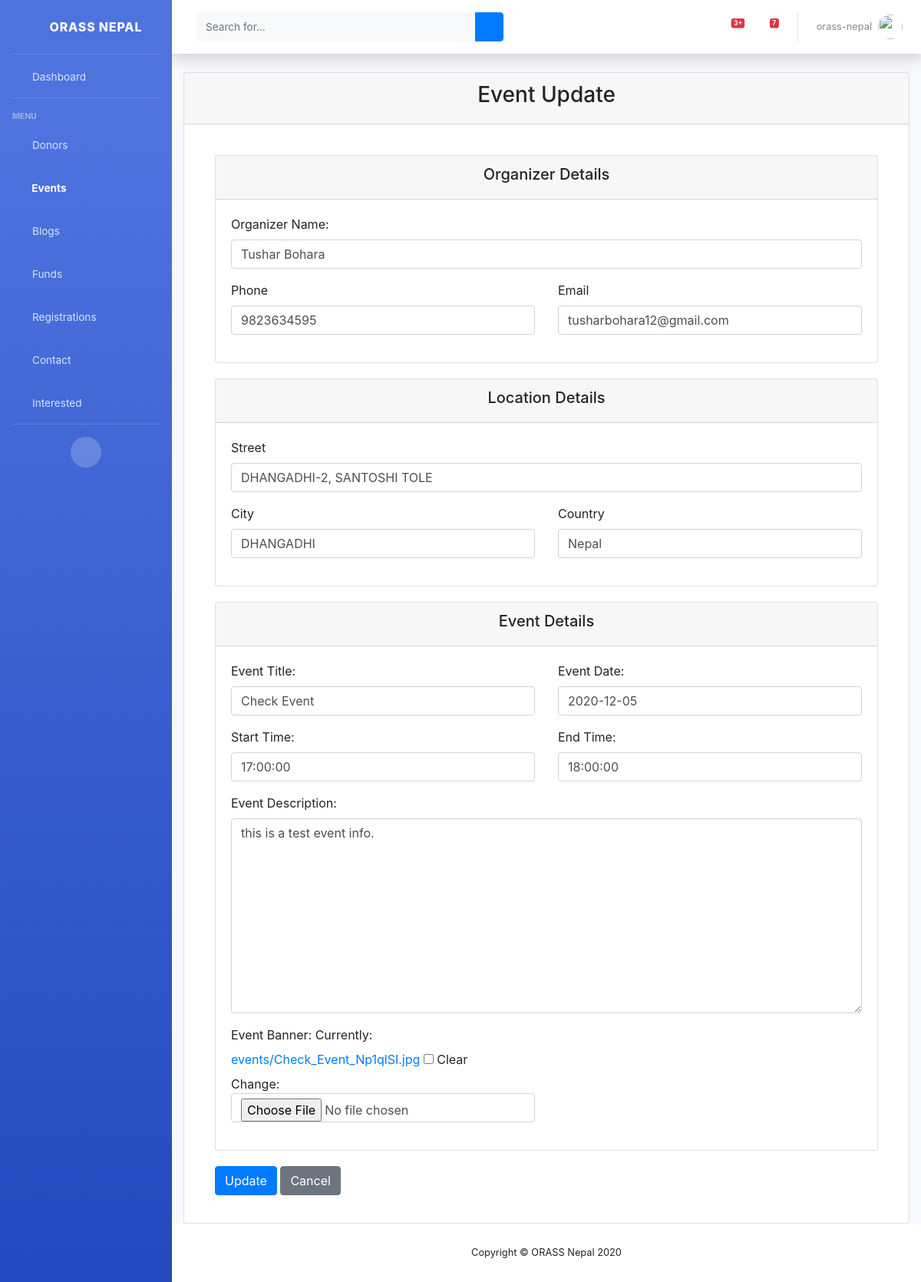
Screenshot of /view/events/1/update/ (signed in) with the database file from the repository.
### web/models.py (models this page shows, shortened)
class Event(models.Model):
    date = models.DateField()
    start = models.TimeField()
    end = models.TimeField()
    title = models.CharField(max_length=255)
    address_street = models.CharField(max_length=255)
    address_city = models.CharField(max_length=100)
    address_country = models.CharField(max_length=100)
    description = models.TextField()
    organizer = models.CharField(max_length=255)
    phone = models.CharField(max_length=50)
    email = models.CharField(max_length=255)
    picture = models.ImageField(upload_to='events/', null=True, blank=True)

### web/views.py (the view, shortened to what this page needs)
# urls.py: path('view/events/<int:pk>/update/', login_required(EventUpdateView.as_view(), login_url='/staff'),
class EventUpdateView(UpdateView):
    model = Event
    fields = ('date',
              'start',
              'end',
              'title',
              'address_street',
              'address_city',
              'address_country',
              'description',
              'organizer',
              'phone',
              'email',
              'picture',
              )
    template_name = 'staff/update_event_detail.html'
    context_object_name = 'event'

### web/templates/staff/update_event_detail.html (shortened to what this page needs)
{% extends 'staff/base.html' %}
{% load widget_tweaks %}
{% block eventActive %}active{% endblock eventActive %}
{% block content %}
<div class="card mb-12">
    <div class="card-header">
        <h3><center>Event Update</center> </h3>
    </div>
    <div class="card-body">
      <form method="post" enctype="multipart/form-data" style="margin: 0 20px 0 20px;">
        <div class="card" style="margin-top: 20px">
          <div class="card-header"><h5><center>Organizer Details</center></h5></div>
          <div class="card-body">
            <div class="row">
              <div class="col-md-12 mb-3">
                  <label>Organizer Name:</label>
                  {% render_field form.organizer class="form-control" placeholder=form.organizer.label %}
              </div>
                <div class="col-md-6 mb-3">
                    <label>Phone</label>
                    {% render_field form.phone class="form-control" placeholder=form.phone.label %}
                </div>
                <div class="col-md-6 mb-3">
                    <label>Email</label>
                    {% render_field form.email class="form-control" placeholder=form.email.label %}
                </div>
            </div>
          </div>
        </div>
          <div class="card" style="margin-top: 20px">
              <div class="card-header"><h5><center>Location Details</center></h5></div>
              <div class="card-body">
                <div class="row">
                  <div class="col-md-12 mb-3">
                      <label>Street</label>
                      {% render_field form.address_street class="form-control" placeholder=form.address_street.label %}
                  </div>
                    <div class="col-md-6 mb-3">
                        <label>City</label>
                        {% render_field form.address_city class="form-control" placeholder=form.address_city.label %}
                    </div>
                    <div class="col-md-6 mb-3">
                        <label>Country</label>
                        {% render_field form.address_country class="form-control" placeholder=form.address_country.label %}
                    </div>
                </div>
              </div>
          </div>
        <div class="card" style="margin-top: 20px">
          <div class="card-header"><h5><center>Event Details</center> </h5></div>
          <div class="card-body">
            <div class="row">
              <div class="col-md-6 mb-3">
                  <label>Event Title:</label>
                  {% render_field form.title class="form-control" placeholder=form.title.label %}
              </div>
              <div class="col-md-6 mb-3">
                  <label>Event Date:</label>
                  {% render_field form.date class="form-control" placeholder=form.date.label %}
              </div>
              <div class="col-md-6 mb-3">
                  <label>Start Time:</label>
                  {% render_field form.start class="form-control" placeholder=form.start.label %}
              </div>
              <div class="col-md-6 mb-3">
                  <label>End Time:</label>
                  {% render_field form.end class="form-control" placeholder=form.end.label %}
              </div>
            </div>
              <div class="row">
                  <div class="col-md-12 mb-3">
                      <label>Event Description:</label>
                      {% render_field form.description class="form-control" placeholder=form.description.label %}
                  </div>
              </div>
              <div class="row">
                  <div class="col-md-6 mb-3">
                      <label>Event Banner:</label>
                      {% render_field form.picture class="form-control" placeholder=form.picture.label %}
                  </div>
              </div>
          </div>
        </div>
        <div class="form-group" style="margin-top: 20px" >
            <input class="btn btn-primary" type="submit" value="Update">
            <a href="{% url 'web:event-detail' event.id %}" class="btn btn-secondary">Cancel</a>
        </div>
      </form>
    </div>
  </div>
{% endblock content %}

### web/templates/staff/base.html (shortened to what this page needs)
{% load static %}
<!DOCTYPE html>
<html lang="en">
<head>
    <link href="{% static 'vendor/fontawesome-free/css/all.min.css' %}" rel="stylesheet" type="text/css">
    <link href="{% static 'css/sb-admin-2.min.css' %}" rel="stylesheet">
    <link rel="stylesheet" href="https://netdna.bootstrapcdn.com/font-awesome/4.7.0/css/font-awesome.css">
    <link rel="stylesheet" href="https://stackpath.bootstrapcdn.com/bootstrap/4.1.3/css/bootstrap.min.css">
</head>
<body id="page-top">
    <div id="wrapper">
        <ul class="navbar-nav bg-gradient-primary sidebar sidebar-dark accordion" id="accordionSidebar">
            <a class="sidebar-brand d-flex align-items-center justify-content-center" href="{% url 'web:dashboard' %}">
                <div class="sidebar-brand-icon rotate-n-15">
                    <i class="fas fa-laugh-wink"></i>
                </div>
                <div class="sidebar-brand-text mx-3">ORASS Nepal</div>
            </a>
            <hr class="sidebar-divider my-0">
            <li class="nav-item {% block dashActive %}{% endblock dashActive %}">
                <a class="nav-link" href="{% url 'web:dashboard' %}">
                    <i class="fas fa-fw fa-tachometer-alt"></i>
                    <span>Dashboard</span></a>
            </li>
            <hr class="sidebar-divider">
            <div class="sidebar-heading">
                Menu
            </div>
            <li class="nav-item {% block donorActive %}{% endblock donorActive %}">
                <a class="nav-link" href="{% url 'web:view-donor' %}">
                    <i class="fas fa-fw fa-donate"></i>
                    <span>Donors</span></a>
            </li>
            <li class="nav-item {% block eventActive %}{% endblock eventActive %}">
                <a class="nav-link" href="{% url 'web:view-event' %}">
                    <i class="fas fa-fw fa-table"></i>
                    <span>Events</span></a>
            </li>
            <li class="nav-item {% block blogActive %}{% endblock blogActive %}">
                <a class="nav-link" href="{% url 'web:view-blog' %}">
                    <i class="fas fa-fw fa-blog"></i>
                    <span>Blogs</span></a>
            </li>
            <li class="nav-item {% block fundActive %}{% endblock fundActive %}">
                <a class="nav-link" href="{% url 'web:view-fund' 1 %}">
                    <i class="fas fa-fw fa-money"></i>
                    <span>Funds</span></a>
            </li>
            <li class="nav-item {% block regActive %}{% endblock regActive %}">
                <a class="nav-link" href="{% url 'web:view-registration' %}">
                    <i class="fas fa-fw fa-folder"></i>
                    <span>Registrations</span></a>
            </li>
            <li class="nav-item {% block contActive %}{% endblock contActive %}">
                <a class="nav-link" href="{% url 'web:view-query' %}">
                    <i class="fas fa-fw fa-comments"></i>
                    <span>Contact</span></a>
            </li>
            <li class="nav-item {% block intActive %}{% endblock intActive %}">
                <a class="nav-link" href="{% url 'web:view-interested' %}">
                    <i class="fas fa-fw fa-users"></i>
                    <span>Interested</span></a>
            </li>
            <hr class="sidebar-divider d-none d-md-block">
            <div class="text-center d-none d-md-inline">
                <button class="rounded-circle border-0" id="sidebarToggle"></button>
            </div>
        </ul>
        <div id="content-wrapper" class="d-flex flex-column">
            <div id="content">
                <nav class="navbar navbar-expand navbar-light bg-white topbar mb-4 static-top shadow">
                    <form
                        class="d-none d-sm-inline-block form-inline mr-auto ml-md-3 my-2 my-md-0 mw-100 navbar-search">
                        <div class="input-group">
                            <input type="text" class="form-control bg-light border-0 small" placeholder="Search for..."
                                aria-label="Search" aria-describedby="basic-addon2">
                            <div class="input-group-append">
                                <button class="btn btn-primary" type="button">
                                    <i class="fas fa-search fa-sm"></i>
                                </button>
                            </div>
                        </div>
                    </form>
                    <ul class="navbar-nav ml-auto">
                        <li class="nav-item dropdown no-arrow mx-1">
                            <a class="nav-link dropdown-toggle" href="#" id="alertsDropdown" role="button"
                                data-toggle="dropdown" aria-haspopup="true" aria-expanded="false">
                                <span class="badge badge-danger badge-counter">3+</span>
                            </a>
                        </li>
                        <li class="nav-item dropdown no-arrow mx-1">
                            <a class="nav-link dropdown-toggle" href="#" id="messagesDropdown" role="button"
                                data-toggle="dropdown" aria-haspopup="true" aria-expanded="false">
                                <i class="fas fa-envelope fa-fw"></i>
                                <span class="badge badge-danger badge-counter">7</span>
                            </a>
                        </li>
                        <li class="nav-item dropdown no-arrow">
                            <a class="nav-link dropdown-toggle" href="#" id="userDropdown" role="button"
                                data-toggle="dropdown" aria-haspopup="true" aria-expanded="false">
                                <span class="mr-2 d-none d-lg-inline text-gray-600 small">{{ user.username }}</span>
                                <img class="img-profile rounded-circle"
                                    src="{% static 'images/undraw_profile.svg' %}">
                            </a>
                        </li>
                    </ul>
                </nav>
                <div class="container-fluid">
                    {% block content %}
                    {% endblock content %}
                </div>
            </div>
            <footer class="sticky-footer bg-white">
                <div class="container my-auto">
                    <div class="copyright text-center my-auto">
                        <span>Copyright &copy; ORASS Nepal 2020</span>
                    </div>
                </div>
            </footer>
        </div>
    </div>
</body>
</html>

### rows the page displays
Event: organizer "Tushar Bohara", phone "9823634595", email "tusharbohara12@gmail.com", address_street "DHANGADHI-2, SANTOSHI TOLE", address_city "DHANGADHI", address_country "Nepal", title "Check Event", date "2020-12-05", start "17:00:00", end "18:00:00", description "this is a test event info."

### other values shown
{{ user.username }} "orass-nepal"
